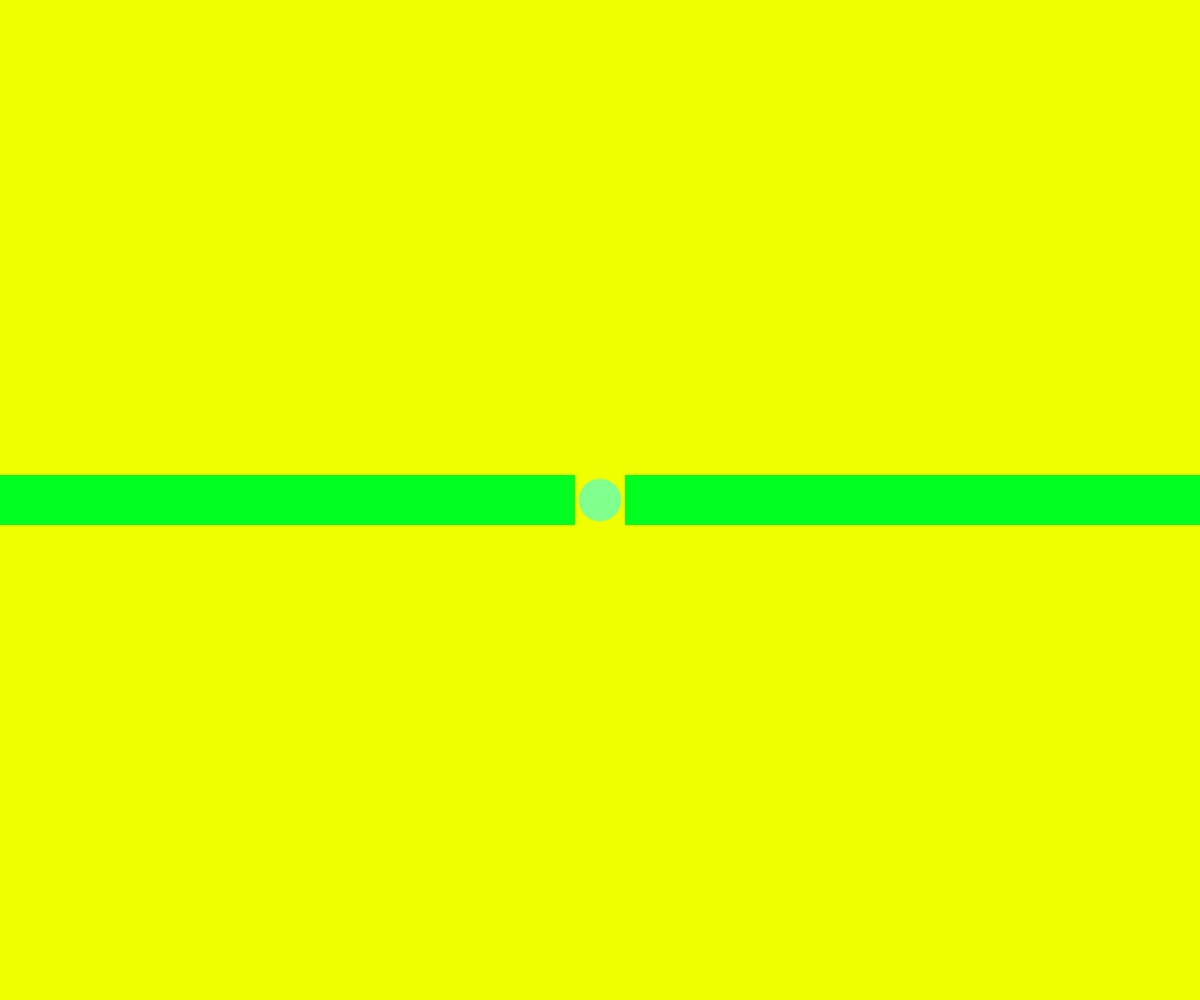
Frame 1 (no input)
Frame 60 (no input): identical to frame 1, image omitted
Frame 120 (the mouse pressed at the canvas centre since frame 60): identical to frame 1, image omitted

The p5.js sketch that drew this single still picture (run headless with seeded random() and noise() and a simulated clock; from frame 60 on, the mouse is pressed at the canvas centre):

// p5.js sketch
// ── sketch.js
let minBallSize = 50;
let maxBallSize = 100;
let ellipseSize = 0;
let colorVal = 0;
let xpos, ypos, xposp, yposp;
const rectW = minBallSize;
function setup() {
	let cnv = createCanvas(windowWidth, windowHeight);
  xpos = width / 2;
  ypos = height / 2;
	colorMode(HSB);
}

function draw() {
  xpos += sx; // sx
  ypos -= sy; // sy
  edges();
	colorVal = map(xpos, 0, width, 0, 255);
	let angle = map(ypos, 0, height, 0, PI);
	ellipseSize = abs(cos(angle) * maxBallSize) + minBallSize;
	background(colorVal / 2, 255, 255)
	noStroke();
	fill(colorVal, 155, 200);
	// rect(width/ 2 - rectW / 2, 0, rectW, ypos - minBallSize * 0.5);
	rect(0, height / 2 - rectW / 2, xpos - minBallSize * 0.5, rectW);
	// rect(width/ 2 - rectW / 2, (ypos - minBallSize * 0.5) + minBallSize, rectW, height);
	rect((xpos - minBallSize * 0.5) + minBallSize, height / 2 - rectW / 2,  width, rectW);
	fill(255 - colorVal, 50, 200);
	ellipse(xpos, ypos, ellipseSize * 0.85);
}
function windowResized(){
	resizeCanvas(windowWidth, windowHeight);
}
function edges(){
  if(xpos > width)xpos = 0;
  if(xpos < 0)xpos = width;
  if(ypos > height) ypos = 0;
  if(ypos < 0) ypos = height;
}

/* PREFS */
const easing = 0.5; // set between 0 - 1

/* VARS */
let rx, ry, rz, sx, sy, sz;
rx = ry = rz = sx = sy = sz = 0;

/* ONDEVICEMOTION */
// https://developer.mozilla.org/en-US/docs/Web/Events/devicemotion
window.ondevicemotion = event => {
  /* RAW VALUES */
  rx = event.accelerationIncludingGravity.x;
  ry = event.accelerationIncludingGravity.y;
  rz = event.accelerationIncludingGravity.z;

  /* SMOOTHED VALUES */
  sx = smoothVal(rx, sx);
  sy = smoothVal(ry, sy);
  sz = smoothVal(rz, sz);
};

/* VALUE MAPPING */
function mapVal(value, istart, istop, ostart, ostop) {
  return ostart + (ostop - ostart) * ((value - istart) / (istop - istart));
}

/* VALUE SMOOTHING */
function smoothVal(inputVal, outputVal) {
  let tarVal = inputVal;
  let calcVal = tarVal - outputVal;
  outputVal += calcVal * easing;
  return outputVal;
}
